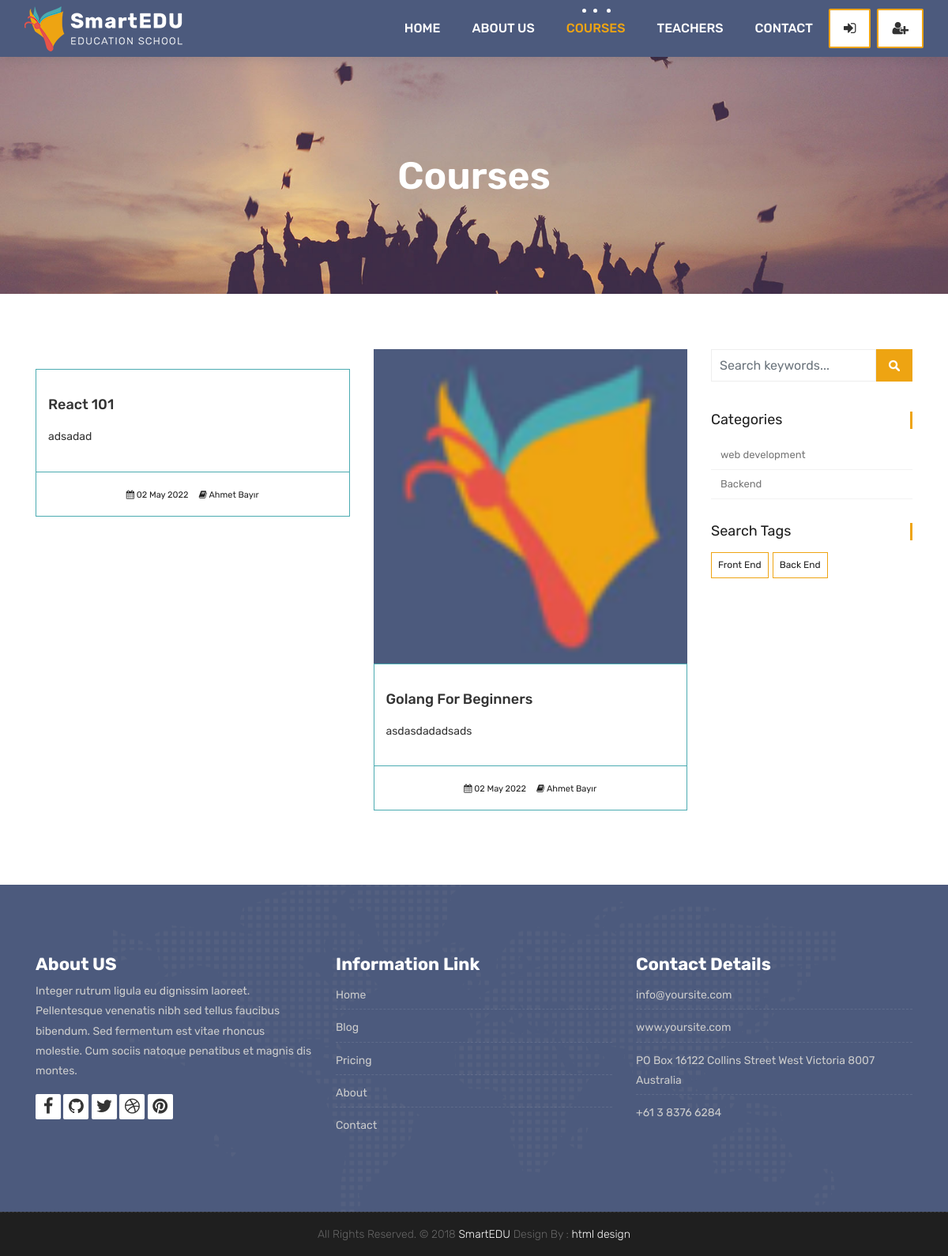
Page /courses/ on the committed database.
### courses/models.py (models this page shows, shortened)
class Course(models.Model):
    teacher = models.ForeignKey(Teacher, null=True, on_delete=models.CASCADE)
    name = models.CharField(max_length=200, unique=True)
    category = models.ForeignKey(Category, null=True, on_delete=models.DO_NOTHING)
    tags = models.ManyToManyField(Tag, blank=True, null=True)
    students = models.ManyToManyField(User, blank=True, related_name='courses_joined')
    description = models.TextField(blank=True, null=True)
    image = models.ImageField(upload_to="courses/%Y/%m/%d/", default="courses/default_course_image.jpg")
    date = models.DateTimeField(auto_now=True)
    available = models.BooleanField(default=True)

class Category(models.Model):
    name = models.CharField(max_length=50, null=True)
    slug = models.SlugField(max_length=50, unique=True, null=True)

class Tag(models.Model):
    name = models.CharField(max_length=50, null=True)
    slug = models.SlugField(max_length=50, unique=True, null=True)

### teachers/models.py (models this page shows)
class Teacher(models.Model):
    name = models.CharField(max_length=50)
    title = models.CharField(max_length=50)
    description = models.TextField(blank=True)
    image = models.ImageField(upload_to="courses/%Y/%m/%d/")
    facebook = models.URLField(max_length=100, blank=True)
    twitter = models.URLField(max_length=100, blank=True)
    linkedin = models.URLField(max_length=100, blank=True)
    youtube = models.URLField(max_length=100, blank=True)
    def __str__(self):
        return self.name

### courses/views.py (the view)
# urls.py: path('', views.course_list, name="courses"),
def course_list(request, category_slug=None, tag_slug=None):
    category_page = None
    tag_page = None
    categories = categories = Category.objects.all()
    tags = Tag.objects.all()
    current_user = request.user
    if category_slug != None:
        category_page = get_object_or_404(Category, slug=category_slug)
        courses = Course.objects.filter(available=True, category= category_page)
    elif tag_slug != None:
        tag_page = get_object_or_404(Tag, slug=tag_slug)
        courses = Course.objects.filter(available=True, tags=tag_page)
    else:
        if current_user.is_authenticated:
            enrolled_courses = current_user.courses_joined.all()
            courses = Course.objects.all().order_by('-date')
            for course in enrolled_courses:
                courses = courses.exclude(id = course.id)
        else:
            courses = Course.objects.all().order_by('-date')
    context = {
        'courses': courses,
        'categories': categories,
        'tags':tags
    }
    return render(request, 'courses.html', context)

### templates/courses.html
{% extends 'partials/_base.html' %}
{% load static %}
{% block content %}
	<div class="all-title-box">
		<div class="container text-center">
			<h1>Courses</span></h1>
		</div>
	</div>
    <div id="overviews" class="section wb">
        <div class="container">
            <div class="row">
                <div class="col-lg-9 blog-post-single">
                    <div class="row">
						{% for course in courses %}
                        <div class="col-lg-6 col-md-6 col-12 mb-4">
                            <div class="course-item">
                                <div class="image-blog">
                                    <img src="{{course.image.url}}" alt="" class="img-fluid">
                                </div>
                                <div class="course-br">
                                    <div class="course-title">
                                        <h2><a href="{% url 'course_detail' course.category.slug course.id %}" title="">{{course.name}}</a></h2>
                                    </div>
                                    <div class="course-desc">
                                        <p>{{course.description | truncatechars:140}}</p>
                                    </div>
                                </div>
                                <div class="course-meta-bot">
                                    <ul>
                                        <li><i class="fa fa-calendar" aria-hidden="true"></i> {{course.date|date:"d M Y"}}</li>
                                        <li><i class="fa fa-book" aria-hidden="true"></i> {{course.teacher}}</li>
                                    </ul>
                                </div>
                            </div>
                        </div>
						{% endfor %}
                    </div>
                </div>
				<div class="col-lg-3 col-12 right-single">
					<div class="widget-search">
						<div class="site-search-area">
							<form method="get" id="site-searchform" action="{% url 'search' %}">
								<div>
									<input class="input-text form-control" name="search" placeholder="Search keywords..." type="text">
									<input id="searchsubmit" value="Search" type="submit">
								</div>
							</form>
						</div>
					</div>
					<div class="widget-categories">
						<h3 class="widget-title">Categories</h3>
						<ul>
							{% for category in categories %}
								<li><a href="{% url 'courses_by_category' category.slug %}">{{category.name}}</a></li>
							{% endfor %}
						</ul>
					</div>
					<div class="widget-tags">
						<h3 class="widget-title">Search Tags</h3>
						<ul class="tags">
							{% for tag in tags %}
								<li><a href="{% url 'courses_by_tag' tag.slug %}">{% if tag.slug in request.path %} <b>{{tag.name}}</b>{% else %}{{tag.name}}{% endif %}</a></li>
							{% endfor %}
						</ul>
					</div>
				</div>
            </div>
        </div>
    </div>
	{% endblock %}

### templates/partials/_base.html (shortened to what this page needs)
{% load static %}
<!DOCTYPE html>
<html lang="en">
    <link rel="stylesheet" href="{% static 'css/bootstrap.min.css' %}">
    <link rel="stylesheet" href="{% static 'style.css' %}">
    <link rel="stylesheet" href="{% static 'css/versions.css' %}">
    <link rel="stylesheet" href="{% static 'css/responsive.css' %}">
    <link rel="stylesheet" href="{% static 'css/custom.css' %}">
</head>
<body class="host_version">
    {% include 'partials/_navbar.html' %}
    {% block content %}
    {% endblock %}
    {% include 'partials/_footer.html' %}

### templates/partials/_navbar.html (shortened to what this page needs)
{% load static %}
<header class="top-navbar">
    <nav class="navbar navbar-expand-lg navbar-light bg-light">
        <div class="container-fluid">
            <a class="navbar-brand" href="{% url 'index' %}">
                <img src="{% static 'images/logo.png' %}" alt="" />
            </a>
            <div class="collapse navbar-collapse" id="navbars-host">
                <ul class="navbar-nav ml-auto">
                    <li class="nav-item {% if '/' == request.path %} active {% endif %}"><a class="nav-link" href="{% url 'index' %}">Home</a></li>
                    <li class="nav-item {% if 'about' in request.path %} active {% endif %}"><a class="nav-link" href="{% url 'about' %}">About Us</a></li>
                    <li class="nav-item {% if 'courses' in request.path %} active {% endif %}"><a class="nav-link" href="{% url 'courses' %}">Courses</a></li>
                    <li class="nav-item {% if 'teachers' in request.path %} active {% endif %}"><a class="nav-link" href="{% url 'teachers' %}">Teachers</a></li>
                    <li class="nav-item {% if 'contact' in request.path %} active {% endif %}"><a class="nav-link" href="{% url 'contact' %}">Contact</a></li>
                </ul>
                <ul class="nav navbar-nav navbar-right">
                    {% if user.is_authenticated %}
                    <li><a class="hover-btn-new log orange mr-2" href="{% url 'dashboard' %}"><span>{{user.username}}</span></a></li>
                    <li><a class="hover-btn-new log orange" href="javascript:{document.getElementById('logout').submit()}"><span><i class="fa fa-sign-out"></i></span></a>
                        <form action="{% url 'logout' %}" method="POST" id="logout">
                            {% csrf_token %}
                            <input type="hidden">
                        </form>
                    </li>
                    {% else %}
                    <li><a class="hover-btn-new log orange mr-2" href="{% url 'login' %}"><span><i class="fa fa-sign-in"></i></span></a></li>
                    <li><a class="hover-btn-new log orange" href="{% url 'register' %}"><span><i class="fa fa-user-plus"></i></span></a></li>
                    {% endif %}
                </ul>
            </div>
        </div>
    </nav>
</header>

### templates/partials/_footer.html (shortened to what this page needs)
{% load static %}
<footer class="footer">
    <div class="container">
        <div class="row">
            <div class="col-lg-4 col-md-4 col-xs-12">
                <div class="widget clearfix">
                    <div class="widget-title">
                        <h3>About US</h3>
                    </div>
                    <p> Integer rutrum ligula eu dignissim laoreet. Pellentesque venenatis nibh sed tellus faucibus bibendum. Sed fermentum est vitae rhoncus molestie. Cum sociis natoque penatibus et magnis dis montes.</p>
                    <div class="footer-right">
                        <ul class="footer-links-soi">
                            <li><a href="#"><i class="fa fa-facebook"></i></a></li>
                            <li><a href="#"><i class="fa fa-github"></i></a></li>
                            <li><a href="#"><i class="fa fa-twitter"></i></a></li>
                            <li><a href="#"><i class="fa fa-dribbble"></i></a></li>
                            <li><a href="#"><i class="fa fa-pinterest"></i></a></li>
                        </ul>
                    </div>
                </div>
            </div>
            <div class="col-lg-4 col-md-4 col-xs-12">
                <div class="widget clearfix">
                    <div class="widget-title">
                        <h3>Information Link</h3>
                    </div>
                    <ul class="footer-links">
                        <li><a href="#">Home</a></li>
                        <li><a href="#">Blog</a></li>
                        <li><a href="#">Pricing</a></li>
                        <li><a href="#">About</a></li>
                        <li><a href="#">Contact</a></li>
                    </ul>
                </div>
            </div>
            <div class="col-lg-4 col-md-4 col-xs-12">
                <div class="widget clearfix">
                    <div class="widget-title">
                        <h3>Contact Details</h3>
                    </div>
                    <ul class="footer-links">
                        <li><a href="mailto:#">info@yoursite.com</a></li>
                        <li><a href="#">www.yoursite.com</a></li>
                        <li>PO Box 16122 Collins Street West Victoria 8007 Australia</li>
                        <li>+61 3 8376 6284</li>
                    </ul>
                </div>
            </div>
        </div>
    </div>
</footer>
<div class="copyrights">
    <div class="container">
        <div class="footer-distributed">
            <div class="footer-center">
                <p class="footer-company-name">All Rights Reserved. &copy; 2018 <a href="#">SmartEDU</a> Design By : <a href="https://html.design/">html design</a></p>
            </div>
        </div>
    </div>
</div>
</body>
</html>

### rows in the picture
Course: name "React 101", description "adsadad", date "02 May 2022", teacher "Ahmet Bayır"
Course: image (picture), name "Golang For Beginners", description "asdasdadadsads", date "02 May 2022", teacher "Ahmet Bayır"
Category: name "web development"
Category: name "Backend"
Tag: name "Front End"
Tag: name "Back End"
